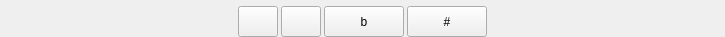
<?xml version="1.0" encoding="UTF-8"?>
<ui version="4.0">
 <class>ChordsPanel</class>
 <widget class="QWidget" name="ChordsPanel">
  <property name="geometry">
   <rect>
    <x>0</x>
    <y>0</y>
    <width>725</width>
    <height>37</height>
   </rect>
  </property>
  <property name="windowTitle">
   <string notr="true"/>
  </property>
  <layout class="QHBoxLayout" name="horizontalLayout" stretch="1,0">
   <property name="spacing">
    <number>6</number>
   </property>
   <property name="leftMargin">
    <number>0</number>
   </property>
   <property name="topMargin">
    <number>6</number>
   </property>
   <property name="rightMargin">
    <number>0</number>
   </property>
   <property name="bottomMargin">
    <number>0</number>
   </property>
   <item>
    <layout class="QGridLayout" name="gridLayout">
     <property name="horizontalSpacing">
      <number>3</number>
     </property>
     <property name="verticalSpacing">
      <number>0</number>
     </property>
    </layout>
   </item>
   <item>
    <layout class="QHBoxLayout" name="horizontalLayout_2">
     <property name="spacing">
      <number>3</number>
     </property>
     <property name="sizeConstraint">
      <enum>QLayout::SetDefaultConstraint</enum>
     </property>
     <item>
      <widget class="QPushButton" name="buttonSendToChat">
       <property name="sizePolicy">
        <sizepolicy hsizetype="Maximum" vsizetype="Expanding">
         <horstretch>0</horstretch>
         <verstretch>0</verstretch>
        </sizepolicy>
       </property>
       <property name="toolTip">
        <string>send the chords to chat...</string>
       </property>
       <property name="accessibleDescription">
        <string>send the chords to chat</string>
       </property>
       <property name="text">
        <string/>
       </property>
      </widget>
     </item>
     <item>
      <widget class="QPushButton" name="buttonDiscardChords">
       <property name="sizePolicy">
        <sizepolicy hsizetype="Maximum" vsizetype="Expanding">
         <horstretch>0</horstretch>
         <verstretch>0</verstretch>
        </sizepolicy>
       </property>
       <property name="toolTip">
        <string>discard chord progression</string>
       </property>
       <property name="accessibleDescription">
        <string>discard chord progression</string>
       </property>
       <property name="text">
        <string/>
       </property>
      </widget>
     </item>
     <item>
      <widget class="QPushButton" name="buttonTransposeDown">
       <property name="sizePolicy">
        <sizepolicy hsizetype="Maximum" vsizetype="Expanding">
         <horstretch>0</horstretch>
         <verstretch>0</verstretch>
        </sizepolicy>
       </property>
       <property name="toolTip">
        <string>transpose down</string>
       </property>
       <property name="accessibleDescription">
        <string>transpose down</string>
       </property>
       <property name="text">
        <string notr="true">b</string>
       </property>
      </widget>
     </item>
     <item>
      <widget class="QPushButton" name="buttonTransposeUp">
       <property name="sizePolicy">
        <sizepolicy hsizetype="Maximum" vsizetype="Expanding">
         <horstretch>0</horstretch>
         <verstretch>0</verstretch>
        </sizepolicy>
       </property>
       <property name="toolTip">
        <string>transpose up</string>
       </property>
       <property name="accessibleDescription">
        <string>transpose up</string>
       </property>
       <property name="text">
        <string notr="true">#</string>
       </property>
      </widget>
     </item>
    </layout>
   </item>
  </layout>
 </widget>
 <resources/>
 <connections/>
</ui>
